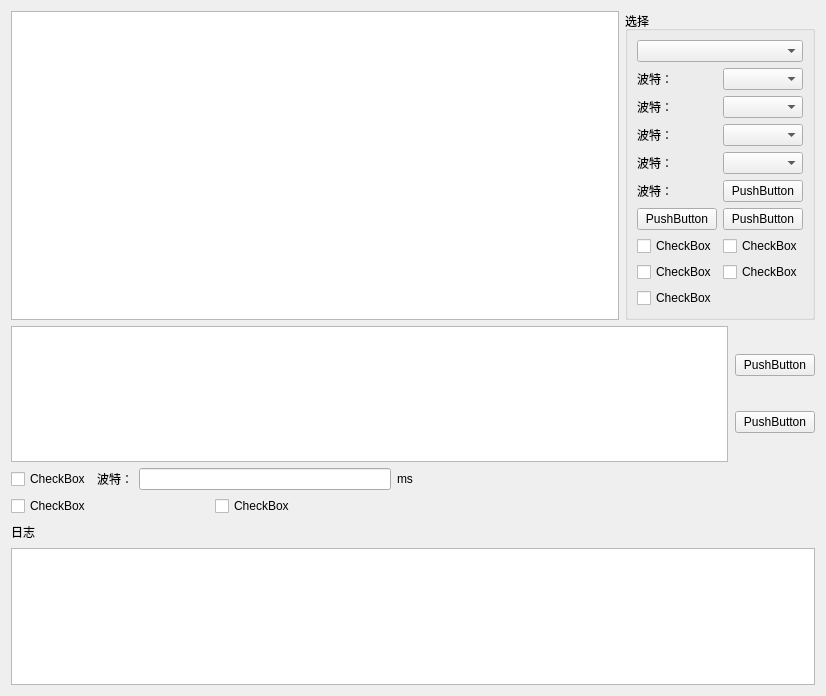
<?xml version="1.0" encoding="UTF-8"?>
<ui version="4.0">
 <class>Form</class>
 <widget class="QWidget" name="Form">
  <property name="geometry">
   <rect>
    <x>0</x>
    <y>0</y>
    <width>826</width>
    <height>696</height>
   </rect>
  </property>
  <property name="windowTitle">
   <string>Form</string>
  </property>
  <layout class="QVBoxLayout" name="verticalLayout_3">
   <item>
    <layout class="QHBoxLayout" name="horizontalLayout_10">
     <item>
      <widget class="QTextEdit" name="textEdit"/>
     </item>
     <item>
      <widget class="QGroupBox" name="groupBox">
       <property name="title">
        <string>选择</string>
       </property>
       <layout class="QGridLayout" name="gridLayout">
        <item row="0" column="0">
         <widget class="QComboBox" name="comboBox"/>
        </item>
        <item row="1" column="0">
         <layout class="QHBoxLayout" name="horizontalLayout">
          <item>
           <widget class="QLabel" name="label">
            <property name="text">
             <string>波特：</string>
            </property>
           </widget>
          </item>
          <item>
           <widget class="QComboBox" name="comboBox_2"/>
          </item>
         </layout>
        </item>
        <item row="2" column="0">
         <layout class="QHBoxLayout" name="horizontalLayout_2">
          <item>
           <widget class="QLabel" name="label_2">
            <property name="text">
             <string>波特：</string>
            </property>
           </widget>
          </item>
          <item>
           <widget class="QComboBox" name="comboBox_3"/>
          </item>
         </layout>
        </item>
        <item row="3" column="0">
         <layout class="QHBoxLayout" name="horizontalLayout_3">
          <item>
           <widget class="QLabel" name="label_3">
            <property name="text">
             <string>波特：</string>
            </property>
           </widget>
          </item>
          <item>
           <widget class="QComboBox" name="comboBox_4"/>
          </item>
         </layout>
        </item>
        <item row="4" column="0">
         <layout class="QHBoxLayout" name="horizontalLayout_4">
          <item>
           <widget class="QLabel" name="label_4">
            <property name="text">
             <string>波特：</string>
            </property>
           </widget>
          </item>
          <item>
           <widget class="QComboBox" name="comboBox_5"/>
          </item>
         </layout>
        </item>
        <item row="5" column="0">
         <layout class="QHBoxLayout" name="horizontalLayout_5">
          <item>
           <widget class="QLabel" name="label_5">
            <property name="text">
             <string>波特：</string>
            </property>
           </widget>
          </item>
          <item>
           <widget class="QPushButton" name="pushButton">
            <property name="text">
             <string>PushButton</string>
            </property>
           </widget>
          </item>
         </layout>
        </item>
        <item row="6" column="0">
         <layout class="QHBoxLayout" name="horizontalLayout_6">
          <item>
           <widget class="QPushButton" name="pushButton_2">
            <property name="text">
             <string>PushButton</string>
            </property>
           </widget>
          </item>
          <item>
           <widget class="QPushButton" name="pushButton_3">
            <property name="text">
             <string>PushButton</string>
            </property>
           </widget>
          </item>
         </layout>
        </item>
        <item row="7" column="0">
         <layout class="QHBoxLayout" name="horizontalLayout_7">
          <item>
           <widget class="QCheckBox" name="checkBox">
            <property name="text">
             <string>CheckBox</string>
            </property>
           </widget>
          </item>
          <item>
           <widget class="QCheckBox" name="checkBox_2">
            <property name="text">
             <string>CheckBox</string>
            </property>
           </widget>
          </item>
         </layout>
        </item>
        <item row="8" column="0">
         <layout class="QHBoxLayout" name="horizontalLayout_8">
          <item>
           <widget class="QCheckBox" name="checkBox_3">
            <property name="text">
             <string>CheckBox</string>
            </property>
           </widget>
          </item>
          <item>
           <widget class="QCheckBox" name="checkBox_4">
            <property name="text">
             <string>CheckBox</string>
            </property>
           </widget>
          </item>
         </layout>
        </item>
        <item row="9" column="0">
         <widget class="QCheckBox" name="checkBox_5">
          <property name="text">
           <string>CheckBox</string>
          </property>
         </widget>
        </item>
       </layout>
      </widget>
     </item>
    </layout>
   </item>
   <item>
    <layout class="QHBoxLayout" name="horizontalLayout_9">
     <property name="spacing">
      <number>7</number>
     </property>
     <item>
      <widget class="QTextEdit" name="textEdit_2"/>
     </item>
     <item>
      <layout class="QVBoxLayout" name="verticalLayout">
       <item>
        <widget class="QPushButton" name="pushButton_4">
         <property name="text">
          <string>PushButton</string>
         </property>
        </widget>
       </item>
       <item>
        <widget class="QPushButton" name="pushButton_5">
         <property name="text">
          <string>PushButton</string>
         </property>
        </widget>
       </item>
      </layout>
     </item>
    </layout>
   </item>
   <item>
    <layout class="QHBoxLayout" name="horizontalLayout_13">
     <item>
      <layout class="QVBoxLayout" name="verticalLayout_2">
       <item>
        <layout class="QHBoxLayout" name="horizontalLayout_12">
         <item>
          <widget class="QCheckBox" name="checkBox_6">
           <property name="text">
            <string>CheckBox</string>
           </property>
          </widget>
         </item>
         <item>
          <widget class="QLabel" name="label_6">
           <property name="text">
            <string>波特：</string>
           </property>
          </widget>
         </item>
         <item>
          <widget class="QLineEdit" name="lineEdit"/>
         </item>
         <item>
          <widget class="QLabel" name="label_7">
           <property name="text">
            <string>ms</string>
           </property>
          </widget>
         </item>
        </layout>
       </item>
       <item>
        <layout class="QHBoxLayout" name="horizontalLayout_11">
         <item>
          <widget class="QCheckBox" name="checkBox_7">
           <property name="text">
            <string>CheckBox</string>
           </property>
          </widget>
         </item>
         <item>
          <widget class="QCheckBox" name="checkBox_8">
           <property name="text">
            <string>CheckBox</string>
           </property>
          </widget>
         </item>
        </layout>
       </item>
      </layout>
     </item>
     <item>
      <spacer name="horizontalSpacer">
       <property name="orientation">
        <enum>Qt::Horizontal</enum>
       </property>
       <property name="sizeHint" stdset="0">
        <size>
         <width>398</width>
         <height>20</height>
        </size>
       </property>
      </spacer>
     </item>
    </layout>
   </item>
   <item>
    <layout class="QHBoxLayout" name="horizontalLayout_14">
     <item>
      <widget class="QLabel" name="label_8">
       <property name="text">
        <string>日志</string>
       </property>
      </widget>
     </item>
     <item>
      <spacer name="horizontalSpacer_2">
       <property name="orientation">
        <enum>Qt::Horizontal</enum>
       </property>
       <property name="sizeHint" stdset="0">
        <size>
         <width>728</width>
         <height>20</height>
        </size>
       </property>
      </spacer>
     </item>
    </layout>
   </item>
   <item>
    <widget class="QTextEdit" name="textEdit_3"/>
   </item>
  </layout>
 </widget>
 <resources/>
 <connections/>
</ui>
